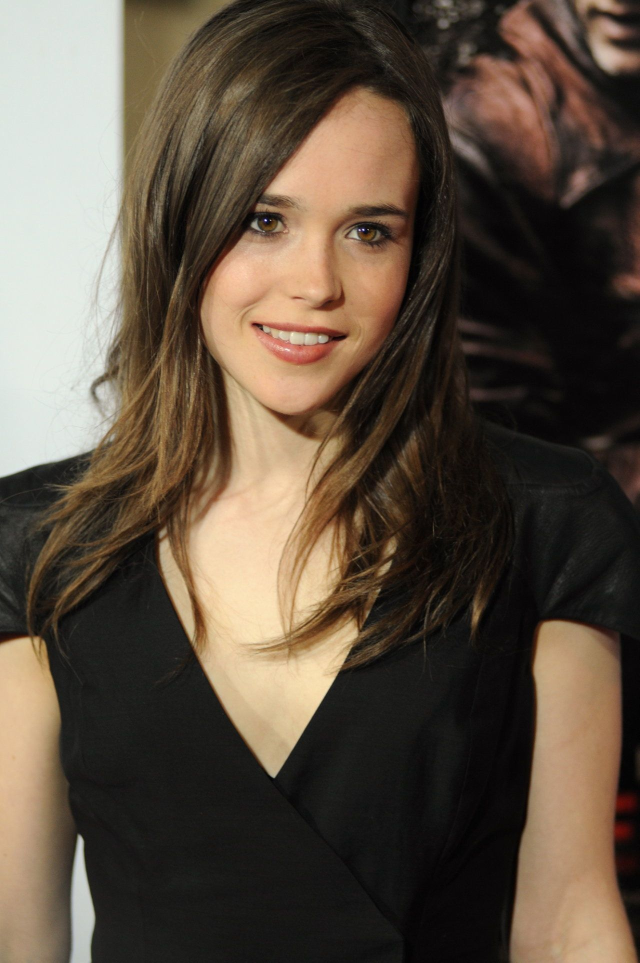
#> input picture img/ellen2.jpg, 1280 x 1926 px (shown at 1/2 size)
$ python -i operaciones_en_img.py   (imports and definitions only)
#> lines starting #> are read from the running program, lines starting #| are printed output that depends on the picture
#> further down, picture is the input picture: shape (1926, 1280, 3); mean B, G, R 65.7, 79.5, 92.7
#################################
##--- VictorDamian
##--- Python 3.7.8 - OpenCV 3.5.3 - imutils 0.5.4
##--- INFO: https://docs.opencv.org/master/d3/df2/tutorial_py_basic_ops.html
#################################

import cv2 as cv
import imutils

path_img = 'img/ellen2.jpg'
# [1 line not run here, left out]

def propiedadesImg(img):
    # acceder a un valor de píxel por sus coordenadas de fila y columna.
    px = img[100,100]
#> px = [224, 228, 222]
    print(px)
#| [224 228 222]
    # accediendo solo al píxel azul
    azul = img[100,100,0]
#> azul = 224
    print(azul)
#| 224
    # modificar los valores de los pixeles
    img [100,100] = [255,255,255]
    print(img[100,100])
#| [255 255 255]
    # Mejor método de edición y acceso a píxeles:
    img.itemset ((10,10,2),100)
#> img: shape (1926, 1280, 3); mean B, G, R 65.7, 79.5, 92.7
    img.item (10,10,2)
    # Accede a las propiedades
    # (Filas, columnas, canales)
    print(img.shape)
#| (1926, 1280, 3)
    # Accede al número total de píxeles
    print(img.size)
#| 7395840
    # El tipo de datos de la imagen
    print(img.dtype)
#| uint8
    img = imutils.resize(img,height=600)
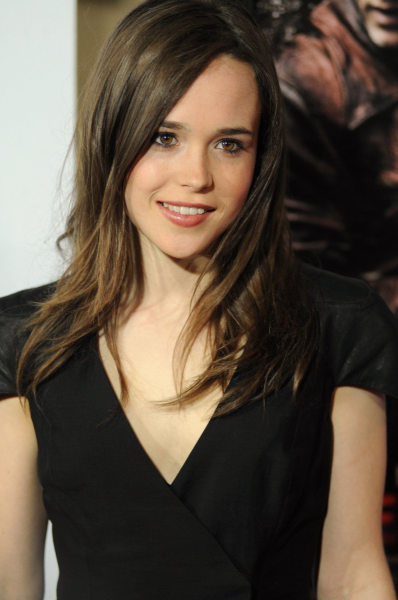
#> img: shape (600, 398, 3); mean B, G, R 65.7, 79.5, 92.7
    # dividir la imagen BGR en canales individuales.
    b, g, r = cv.split(img)
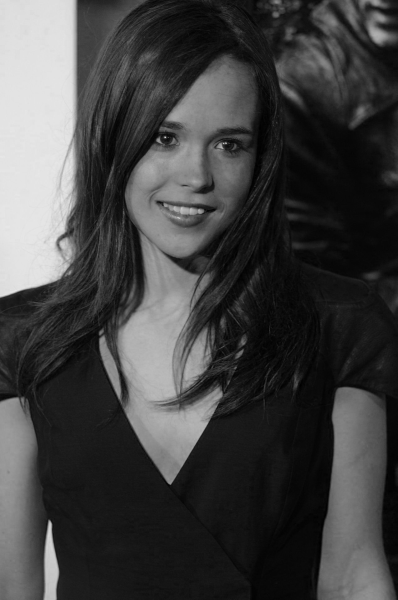
#> b: shape (600, 398); min 0, max 231, mean 65.7
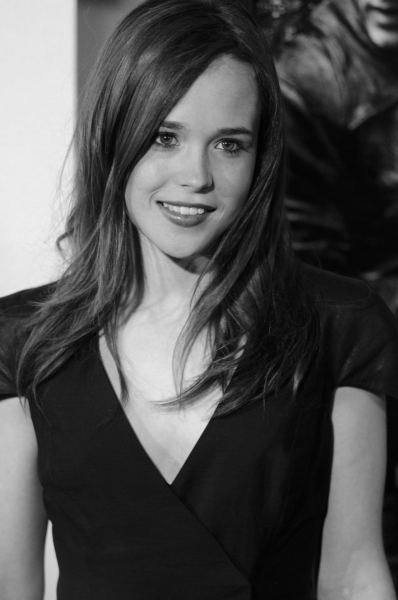
#> g: shape (600, 398); min 1, max 238, mean 79.5
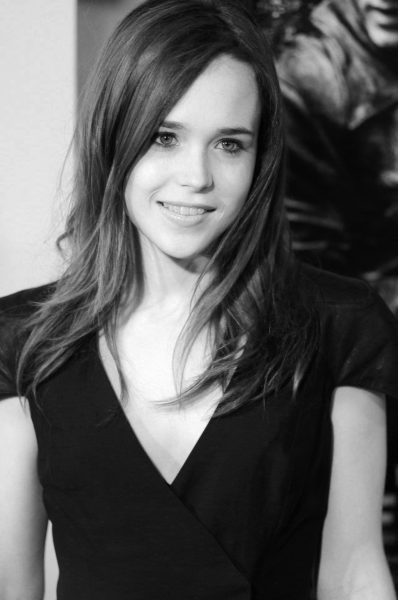
#> r: shape (600, 398); min 1, max 254, mean 92.7
    img=cv.merge((b,g,r))

>>> import cv2
>>> picture = cv2.imread('img/ellen2.jpg')
>>> result = propiedadesImg(picture)
